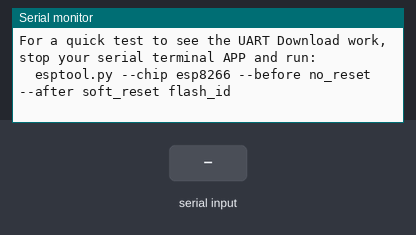
A sketch run on a simulated ESP8266 (NodeMCU). On the bench: the last lines printed to the serial monitor. The test bench sets the inputs (shaded band). At 5.8 s the program restarts the board; the recording ends there.

Above: at 1.2 s.
1.3 s: "e" received over Serial
At 2.1 s:
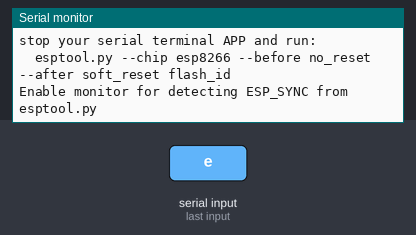
2.8 s: "D" received over Serial
At 3.2 s:
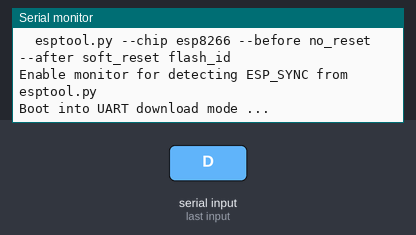
4.3 s: "?" received over Serial
At 5.5 s:
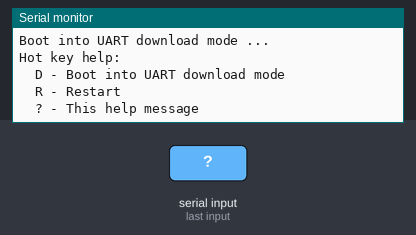

Measured:
- after the input at 1.3 s, the serial monitor: prints a new line at once (image 1)
- after the input at 2.8 s, the serial monitor: prints a new line at once (image 2)
- after the input at 4.3 s, the serial monitor: prints a new line at once (image 3)

The sketch:

UartDownload.ino
```cpp
/*

  Example of Booting into UART Download using `ESP.rebootIntoUartDownloadMode()`

  Two methods are presented for starting UART Boot Mode.
    1) From `loop()` call the function `proxyEspSync()`, which peeks for a SLIP
       frame marker. Then when present, look for an esptool ESP_SYNC packet on
       the Serial port.
    2) A simple hotkey of 'D'.

  After either of these, `ESP.rebootIntoUartDownloadMode()` is called to place
  the ESP8266 into UART Flash program mode.

  For a quick test to confirm the ESP8266 is responding to esptool.py,
  use this command:
    esptool.py --chip esp8266 --before no_reset --after soft_reset flash_id


  Note with these methods a hard reset is not done, and the esptool.py may not
  detect and report the correct Crystal frequency for the ESP Module. If you
  need that info, it needs to be gathered after a Power-On or Hard Reset.
*/

#include <Arduino.h>
#include <ESP8266WiFi.h>

////////////////////////////////////////////////////////////////////////////////
//
// Check Serial Receive for ESP_SYNC slip packet from esptool.py
//
// If you are already using Serial input for command input, the character '\xC0'
// is not available. We must reserve its use for the SLIP Frame Marker. I am not
// sure which languages if any, would pose a problem. For the non-English
// languages check your character set values to be sure it is not an issue. If
// it is an issue, you will not be able to use this method as presented. The
// '\xC0' character is defined by the SLIP protocol and cannot be changed.

// If your needs require it, you can add logic to loop() for setting and
// clearing uartDownloadEnable. For example, you could add a push button to a
// GPIO pin and monitor for a 5-second press. Then, set uartDownloadEnable to
// true. In addition to that, you could also define a time-to-live for that
// state and clear it after it elapses.
//
// Change this to false if you do not want ESP_SYNC monitor always on.
bool uartDownloadEnable = true;

// Buffer size to receive an ESP_SYNC packet into, larger than the expected
// ESP_SYNC packet length.
constexpr size_t pktBufSz = 64;

// Enough time to receive 115 bytes at 115200bps.
// More than enough to finish receiving an ESP_SYNC packet.
constexpr size_t kSyncTimeoutMs = 10;

// The SLIP Frame end character, which is also used to start a frame.
constexpr char slipFrameMarker = '\xC0';

// General packet format:
//   <0xC0><cmd><payload length><32 bit cksum><payload data ...><0xC0>
// Slip packet for ESP_SYNC, minus the frame markers ('\xC0') captured from
// esptool using the `--trace` option.
const char syncPkt[] PROGMEM =
  "\x00\x08\x24\x00\x00\x00\x00\x00\x07\x07\x12\x20"
  "UUUUUUUUUUUUUUUUUUUUUUUUUUUUUUUU";

constexpr size_t syncPktSz = sizeof(syncPkt) - 1; // Don't compare zero terminator char

//
//  Use the discovery of an ESP_SYNC packet, to trigger calling UART Download
//  Mode. At entry we expect the Serial FIFO to start with the byte following
//  the slipFrameMarker.
//
void proxyEspSync() {
  if (!uartDownloadEnable) {
    return;
  }

  byte buf[pktBufSz];

  // If it is an ESP_SYNC packet, it will not take long for readBytesUntil() to
  // complete.
  Serial.setTimeout(kSyncTimeoutMs);
  int len = Serial.readBytesUntil(slipFrameMarker, buf, pktBufSz);

  // To avoid a false trigger, only start UART Download Mode when we get an
  // exact match to the captured esptool ESP_SYNC packet.
  if (syncPktSz == len && 0 == memcmp_P(buf, syncPkt, len)) {
    ESP.rebootIntoUartDownloadMode();
    // Does not return
  }

  // Assume RX FIFO data is garbled and flush all RX data.
  while (0 <= Serial.read()) {} // Clear FIFO

  // If your Serial requirements need a specific timeout value, you would
  // restore those here.
}
//
////////////////////////////////////////////////////////////////////////////////

void setup() {
  // For `proxyEspSync()` to work, the Serial.begin() speed needs to be
  // 115200bps. This is the data rate used by esptool.py. It expects the Boot
  // ROM to use its "auto-baud" feature to match up. Since `proxyEspSync()` is
  // acting as a proxy we must use 115200.
  //
  // If on the Arduino IDE Tools menu you use "Upload Speeds" above 115200, it
  // will work. When esptool.py is run with the `--baud BAUD` option specified
  // above 115200, initial communication with the ESP8266 is done at 115200bps.
  // Once esptool.py has synchronize with the ESP8266 and downloaded a short
  // stub, then both devices shift their UART speeds to the command line value.
  Serial.begin(115200);

  Serial.println(F(
                   "\r\n\r\n"
                   "Boot UART Download Demo - initialization started.\r\n"
                   "\r\n"
                   "For a quick test to see the UART Download work,\r\n"
                   "stop your serial terminal APP and run:\r\n"
                   "  esptool.py --chip esp8266 --before no_reset --after soft_reset flash_id\r\n"));

  // ...
}

void cmdLoop(Print& oStream, int key) {
  switch (key) {
    case 'e':
      oStream.println(F("Enable monitor for detecting ESP_SYNC from esptool.py"));
      uartDownloadEnable = true;
      break;

    case 'D':
      // This option would be prone to false triggering. It is here for DEMO
      // purposes and debugging.
      oStream.println(F("Boot into UART download mode ..."));
      oStream.flush();
      ESP.rebootIntoUartDownloadMode();
      break;

    case 'R':
      oStream.println(F("Restart ..."));
      oStream.flush();
      ESP.restart();
      break;

    // ...

    case '?':
      oStream.println(F("\r\nHot key help:"));
      if (!uartDownloadEnable) {
        oStream.println(F("  e - Enable monitor for detecting ESP_SYNC from esptool.py"));
      }
      oStream.println(F("  D - Boot into UART download mode"));
      oStream.println(F("  R - Restart"));
      oStream.println(F("  ? - This help message\r\n"));
      break;

    default:
      break;
  }

  oStream.println();
}


void loop() {

  // In this example, we can have Serial data from a user keystroke for our
  // command loop or the esptool trying to SYNC up for flashing.  If the
  // character matches the Slip Frame Marker (the 1st byte of the SYNC packet),
  // we intercept it and call our ESP_SYNC proxy to complete the verification
  // and reboot into the UART Downloader. Otherwise, process the keystroke as
  // normal.
  if (0 < Serial.available()) {
    int keyPress = Serial.read();
    if (slipFrameMarker == keyPress) {
      proxyEspSync();
    } else {
      cmdLoop(Serial, keyPress);
    }
  }

  // ...
}
```
